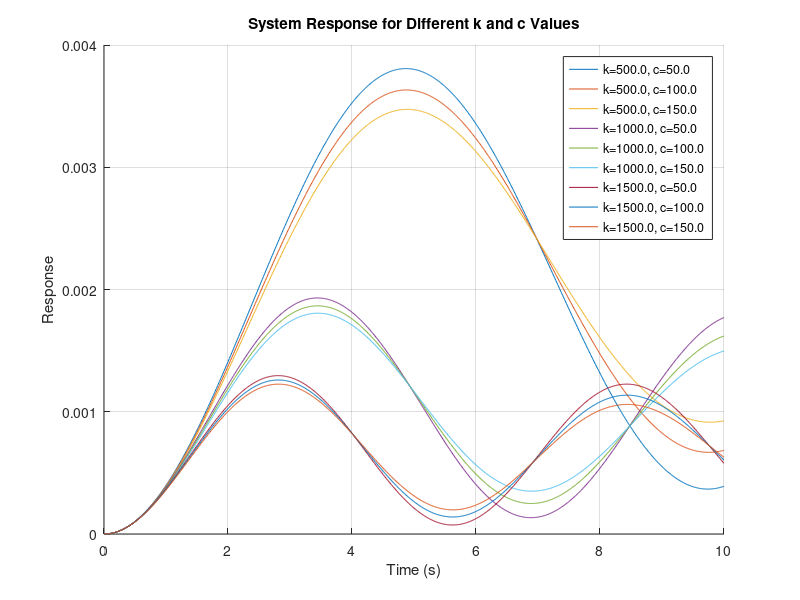

The MATLAB script that drew this image:

clear
clc

% MATLAB Script to Plot System Response for Different k and c Values

% System Parameters
m = 1200; % Mass (kg)
A = 0.03; % Amplitude of the input sinusoid (m)
omega = 1; % Frequency of input sinusoid (rad/s)

% Define ranges for k and c
k_values = [500, 1000, 1500]; % Spring constants (N/m)
c_values = [50, 100, 150]; % Damping coefficients (Ns/m)

% Time vector
t = linspace(0, 10, 1000); % Time from 0 to 10 seconds

% Create figure
figure;
hold on;

% Loop over different k and c values
for k = k_values
    for c = c_values
        % Natural Frequency and Damping Ratio
        omega_n = sqrt(k / m);
        zeta = c / (2 * sqrt(k * m));
        omega_d = omega_n * sqrt(1 - zeta^2);

        % System response calculation
        % Input: A*sin(omega*t)
        % Response: use the impulse response for simplicity
        % For actual systems, you might use a more complex solution
        
        % Impulse Response (for illustration)
        sys = tf([1], [m, c, k]); % Transfer function H(s) = 1 / (ms^2 + cs + k)
        [y, t] = step(sys, t); % Response to unit step input
        
        % Plot
        plot(t, y, 'DisplayName', sprintf('k=%.1f, c=%.1f', k, c));
    end
end

% Customize the plot
title('System Response for Different k and c Values');
xlabel('Time (s)');
ylabel('Response');
legend('show');
grid on;
hold off;
